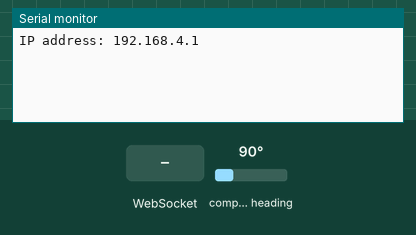
Simulated run of this program. Board: ESP32. Parts: the last lines printed to the serial monitor. Inputs (shaded band) come from the test bench; at power-on: compass heading 90°. Storage starts empty.

Above: at 1.2 s.
1.3 s: compass heading set to 7°
At 3.4 s:
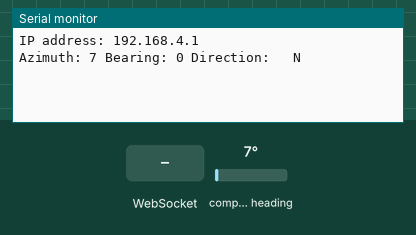
4.3 s: WebSocket text "1" received
At 5.1 s:
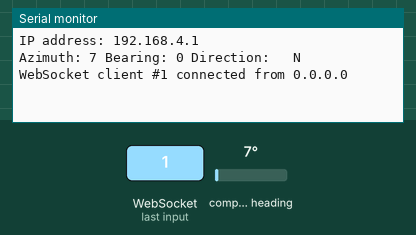
5.8 s: compass heading set to 90°
At 6.9 s:
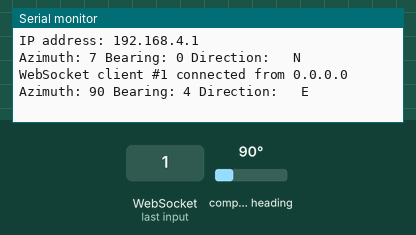
7.5 s: compass heading set to 180°
At 10.2 s:
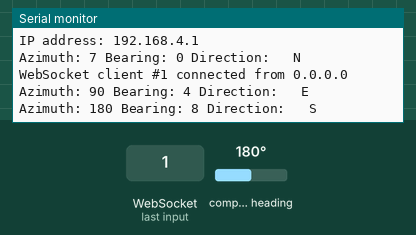
10.5 s: compass heading set to 269°
At 12.6 s:
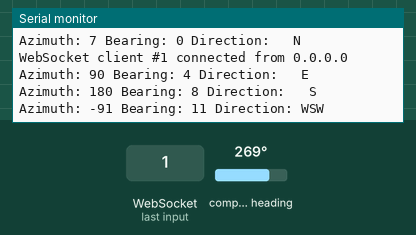
13.5 s: compass heading set to 352°
At 16.1 s:
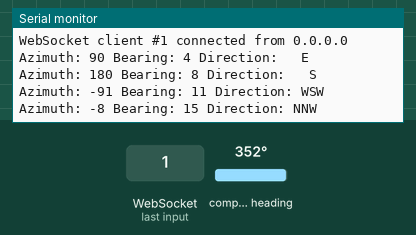

Measured:
- after the input at 1.3 s, the serial monitor: prints a new line after 1.7 s (image 1)
- after the input at 4.3 s, the serial monitor: prints a new line at once (image 2)
- after the input at 5.8 s, the serial monitor: prints a new line after 0.20 s (image 3)
- after the input at 7.5 s, the serial monitor: prints a new line after 1.5 s (image 4)
- after the input at 10.5 s, the serial monitor: prints a new line after 1.5 s (image 5)
- after the input at 13.5 s, the serial monitor: prints a new line after 1.5 s (image 6)

The program:

main.cpp
```cpp
// (licence header left out)
// HMC5883L = QMC5883L (on chinese $2 compass clones from usual sources)
#include <QMC5883LCompass.h>
// Over the air upgrades
#include <ArduinoOTA.h>
// ESP32 basic functionality
#ifdef ESP32
#include <FS.h>
#include <SPIFFS.h>
#include <ESPmDNS.h>
#include <WiFi.h>
#include <AsyncTCP.h>
#elif defined(ESP8266) // backward compatibility with ESP8266
#include <ESP8266WiFi.h>
#include <ESPAsyncTCP.h>
#include <ESP8266mDNS.h>
#endif
// Async Webserver
#include <AsyncTCP.h>
#include <ESPAsyncWebServer.h>
#include <SPIFFSEditor.h>
// Servo - for future purposes
// #include <ESP32Servo.h>
// Event Scheduler
#include "Tasker.h"

// Create AsyncWebServer object on port 80
AsyncWebServer server(80);
AsyncWebSocket ws("/ws");
AsyncEventSource events("/events");

Tasker tasker;
QMC5883LCompass compass;
// Servo servo; // TODO: servo

const char *ssid = "COMPASS";
const char *password = "";
const char *hostName = "compass";
const char *http_username = "admin";
const char *http_password = "admin";
const int MAGNETOMETER_STEPS = 10;
const bool MAGNETOMETER_ADVANCED_SMOOTHING = true;
const int MS_BETWEEN_SAMPLES = 100;

int x = 0, y = 0, z = 0, azimuth = 0, bearing = 0; // these are the results from the compass
char direction[3];                                 // i.e. NNW
int angle = 0;                                     // used for controlling the rotator from the frontend app
bool ledState = false;
// const int servoPin = 13; // TODO: servo

void getCompassData()
{
  compass.read();
  // Get Azimuth, Bearing, Direction
  azimuth = compass.getAzimuth();
  bearing = compass.getBearing(azimuth);
  compass.getDirection(direction, azimuth);
}

void printCompassData()
{
  if (!azimuth && !bearing)
  {
    Serial.println("# NO COMPASS DATA #");
    return;
  }

  Serial.print("Azimuth: ");
  Serial.print(azimuth);
  Serial.print(" Bearing: ");
  Serial.print(bearing);
  Serial.print(" Direction: ");
  Serial.print(direction[0]);
  Serial.print(direction[1]);
  Serial.println(direction[2]);
}

void sendData()
{
  ws.textAll(String(azimuth));
}

void handleWebSocketMessage(void *arg, uint8_t *data, size_t len)
{
  AwsFrameInfo *info = (AwsFrameInfo *)arg;
  if (info->final && info->index == 0 && info->len == len && info->opcode == WS_TEXT)
  {
    data[len] = 0;
    if (strcmp((char *)data, "toggle") == 0)
    {
      ledState = !ledState;
      sendData();
    }
  }
}

void onEvent(AsyncWebSocket *server, AsyncWebSocketClient *client, AwsEventType type,
             void *arg, uint8_t *data, size_t len)
{
  switch (type)
  {
  case WS_EVT_CONNECT:
    Serial.printf("WebSocket client #%u connected from %s\n", client->id(), client->remoteIP().toString().c_str());
    break;
  case WS_EVT_DISCONNECT:
    Serial.printf("WebSocket client #%u disconnected\n", client->id());
    break;
  case WS_EVT_DATA:
    handleWebSocketMessage(arg, data, len);
    break;
  case WS_EVT_PONG:
  case WS_EVT_ERROR:
    break;
  }
}

void setup()
{
  Serial.begin(115200);
  Serial.setDebugOutput(true);

  compass.init();
  /*
   *   call setSmoothing(STEPS, ADVANCED);
   *
   *   STEPS     = int   The number of steps to smooth the results by. Valid 1 to 10.
   *                     Higher steps equals more smoothing but longer process time.
   *
   *   ADVANCED  = bool  Turn advanced smmothing on or off. True will remove the max and min values from each step and then process as normal.
   *                     Turning this feature on will results in even more smoothing but will take longer to process.
   *
   */
  compass.setSmoothing(MAGNETOMETER_STEPS, MAGNETOMETER_ADVANCED_SMOOTHING);

  WiFi.softAP(ssid);

  Serial.println();
  Serial.print("IP address: ");
  Serial.println(WiFi.softAPIP());

  // TODO: servo
  //servo.setPeriodHertz(50);
  //servo.attach(servoPin, 1000, 2000);

  // Task for getting the values of compass
  tasker.setInterval(getCompassData, MS_BETWEEN_SAMPLES);
  tasker.setInterval(sendData, MS_BETWEEN_SAMPLES);
  tasker.setInterval(printCompassData, 3000);

  //Send OTA events to the browser
  ArduinoOTA.onStart([]() { events.send("Update Start", "ota"); });
  ArduinoOTA.onEnd([]() { events.send("Update End", "ota"); });
  ArduinoOTA.onProgress([](unsigned int progress, unsigned int total) {
    char p[32];
    sprintf(p, "Progress: %u%%\n", (progress / (total / 100)));
    events.send(p, "ota");
  });

  ArduinoOTA.onError([](ota_error_t error) {
    if (error == OTA_AUTH_ERROR)
      events.send("Auth Failed", "ota");
    else if (error == OTA_BEGIN_ERROR)
      events.send("Begin Failed", "ota");
    else if (error == OTA_CONNECT_ERROR)
      events.send("Connect Failed", "ota");
    else if (error == OTA_RECEIVE_ERROR)
      events.send("Recieve Failed", "ota");
    else if (error == OTA_END_ERROR)
      events.send("End Failed", "ota");
  });

  ArduinoOTA.setHostname(hostName);
  ArduinoOTA.begin();

  MDNS.addService("http", "tcp", 80);

  SPIFFS.begin();

  ws.onEvent(onEvent);
  server.addHandler(&ws);
  server.addHandler(&events);

#ifdef ESP32
  server.addHandler(new SPIFFSEditor(SPIFFS, http_username, http_password));
#elif defined(ESP8266)
  server.addHandler(new SPIFFSEditor(http_username, http_password));
#endif

  server.on("/heap", HTTP_GET, [](AsyncWebServerRequest *request) {
    request->send(200, "text/plain", String(ESP.getFreeHeap()));
  });

  server.serveStatic("/", SPIFFS, "/").setDefaultFile("index.html");

  server.onNotFound([](AsyncWebServerRequest *request) {
    Serial.printf("NOT_FOUND: ");
    if (request->method() == HTTP_GET)
      Serial.printf("GET");
    else if (request->method() == HTTP_POST)
      Serial.printf("POST");
    else if (request->method() == HTTP_DELETE)
      Serial.printf("DELETE");
    else if (request->method() == HTTP_PUT)
      Serial.printf("PUT");
    else if (request->method() == HTTP_PATCH)
      Serial.printf("PATCH");
    else if (request->method() == HTTP_HEAD)
      Serial.printf("HEAD");
    else if (request->method() == HTTP_OPTIONS)
      Serial.printf("OPTIONS");
    else
      Serial.printf("UNKNOWN");
    Serial.printf(" http://%s%s\n", request->host().c_str(), request->url().c_str());

    if (request->contentLength())
    {
      Serial.printf("_CONTENT_TYPE: %s\n", request->contentType().c_str());
      Serial.printf("_CONTENT_LENGTH: %u\n", request->contentLength());
    }

    int headers = request->headers();
    int i;
    for (i = 0; i < headers; i++)
    {
      AsyncWebHeader *h = request->getHeader(i);
      Serial.printf("_HEADER[%s]: %s\n", h->name().c_str(), h->value().c_str());
    }

    int params = request->params();
    for (i = 0; i < params; i++)
    {
      AsyncWebParameter *p = request->getParam(i);
      if (p->isFile())
      {
        Serial.printf("_FILE[%s]: %s, size: %u\n", p->name().c_str(), p->value().c_str(), p->size());
      }
      else if (p->isPost())
      {
        Serial.printf("_POST[%s]: %s\n", p->name().c_str(), p->value().c_str());
      }
      else
      {
        Serial.printf("_GET[%s]: %s\n", p->name().c_str(), p->value().c_str());
      }
    }

    request->send(404);
  });

  server.onFileUpload([](AsyncWebServerRequest *request, const String &filename, size_t index, uint8_t *data, size_t len, bool final) {
    if (!index)
      Serial.printf("UploadStart: %s\n", filename.c_str());
    Serial.printf("%s", (const char *)data);
    if (final)
      Serial.printf("UploadEnd: %s (%u)\n", filename.c_str(), index + len);
  });

  server.onRequestBody([](AsyncWebServerRequest *request, uint8_t *data, size_t len, size_t index, size_t total) {
    if (!index)
      Serial.printf("BodyStart: %u\n", total);
    Serial.printf("%s", (const char *)data);
    if (index + len == total)
      Serial.printf("BodyEnd: %u\n", total);
  });

  server.begin();
}

void loop()
{
  ArduinoOTA.handle();
  tasker.loop();
  ws.cleanupClients();
  //servo.write(angle); // TODO: steering of the rotator, probably not with servo :D
}
```
